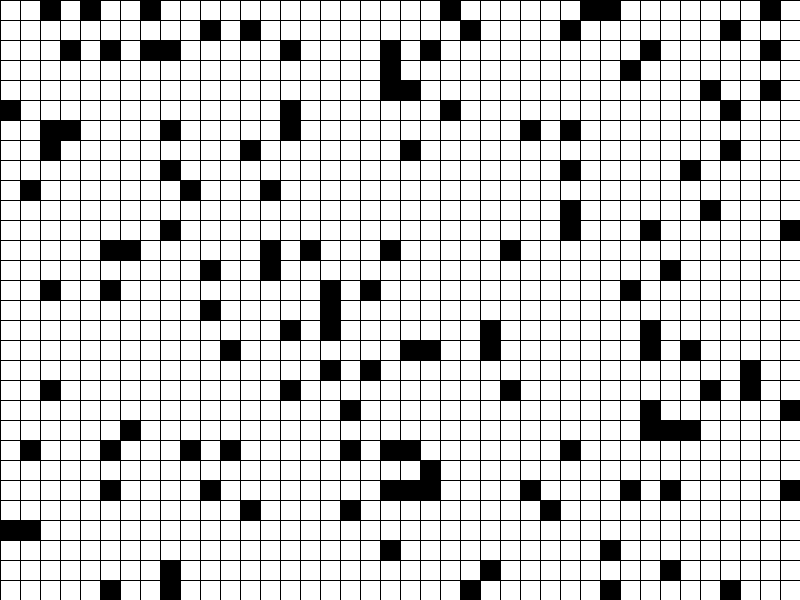
Frame 1 (no input)
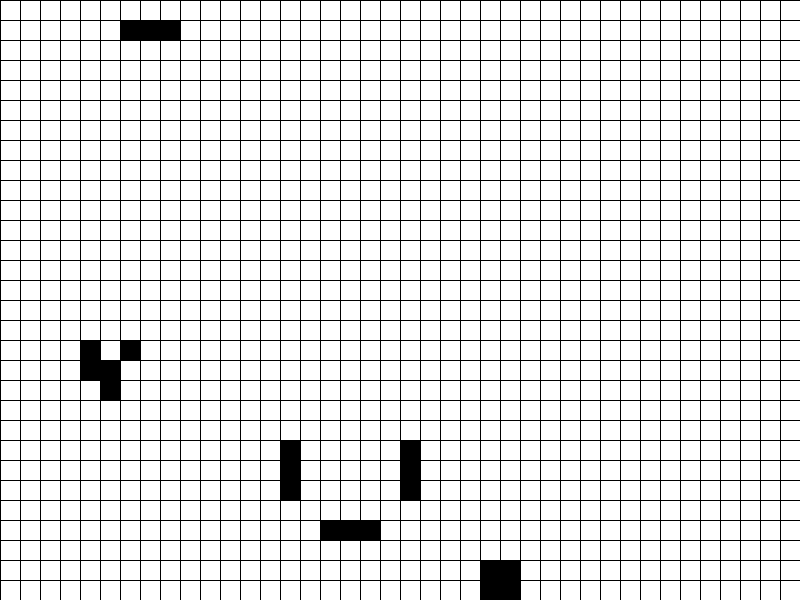
Frame 60 (the mouse pressed at the canvas centre just before this capture)
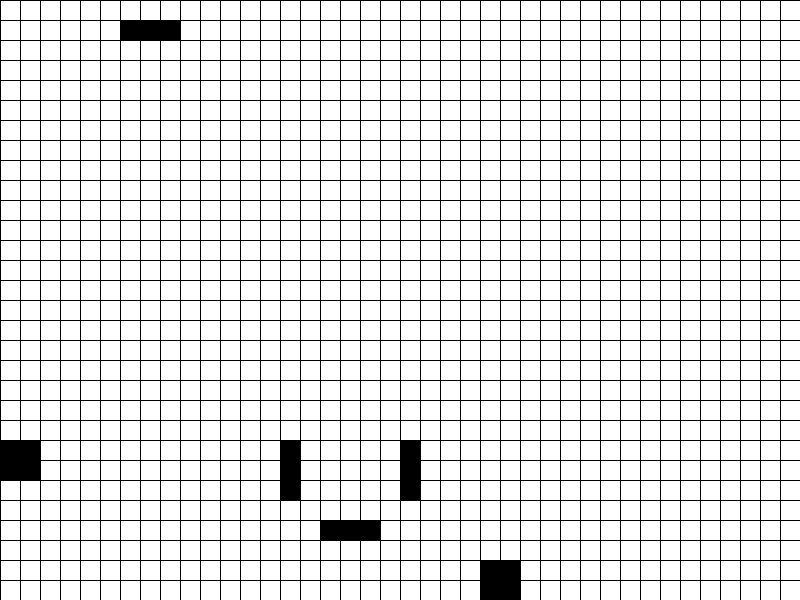
Frame 120 (the mouse held since frame 60 and released just before this capture)

The Processing sketch that drew these frames (run headless with seeded random() and noise(); from frame 60 on, the mouse is pressed at the canvas centre):

// Processing sketch: GameOfLifeStarter
// ── GameOfLifeStarter.pde
final int SPACING = 20; // each cell's area //<>//
final float DENSITY = 0.1; // how likely each cell is to be alive at the start
int[][] grid; 

void setup() {
  size(800, 600); // make sure it's a multiple of SPACING
  //noStroke(); // don't draw the edges of each cell
  frameRate(10); // controls speed of regeneration
  grid = new int[height / SPACING + 2][width / SPACING + 2];        // 40,30 add to for border outside of veiw
  populateGrid();
}

void draw() {
  showGrid();
  grid = calcNextGrid();
}

int[][] calcNextGrid() {
  int[][] nextGrid = new int[grid.length][grid[0].length];
  int neighbors;
  for (int row = 1; row < grid.length - 1; row++) {
    for (int col = 1; col < grid[row].length - 1; col++) {
      neighbors = countNeighbors(row, col);

      if (grid[row][col] == 1) {
        nextGrid[row][col] = aliveOutcome(neighbors);
      } else {
        nextGrid[row][col] = deadOutcome(neighbors);
      }
    }
  }

  return nextGrid;
  //return grid;
}

int countNeighbors(int y, int x) {
  int n = 0; // don't count yourself!
  n += grid[y - 1][x-1];
  n += grid[y][x-1];
  n += grid[y + 1][x-1];      // left side
  n += grid[y + 1][x];
  n += grid[y - 1][x];     // in line
  n += grid[y - 1][x +1];
  n += grid[y][x +1];
  n += grid[y + 1][x + 1];    // right side
  return n;
}

int aliveOutcome(int n) {
  if (n == 2 || n == 3) {
    return 1;
  } else {
    return 0;
  }
}

int deadOutcome(int n) {
  if (n == 3) {
    return 1;
  }
  return 0;
}

void populateGrid() {
  for (int row = 0; row < grid.length; row++) {
    for (int col = 0; col < grid[row].length; col++) {
      if (Math.random() <= DENSITY ) {        // 10% chance
        grid[row][col] = 1;
      }
    }
  }
}

void showGrid() {
  for (int row = 0; row < grid.length; row++) {
    for (int col = 0; col < grid[row].length; col++) {
      if (grid[row][col] == 1) {    // 1 == black
        fill(0, 0, 0);
      } else {
        fill(255, 255, 255);
      }
      square(col * SPACING - SPACING, row * SPACING - SPACING, SPACING);
    }
  }
}
